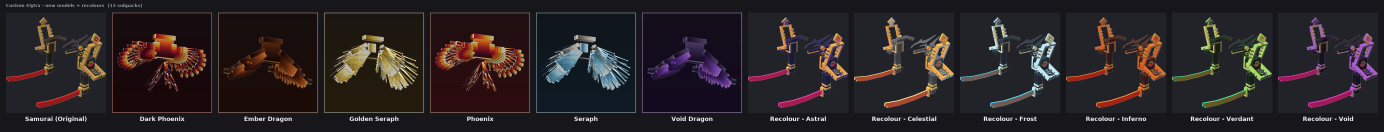
#> input picture docs/skins-preview.png, 4152 x 396 px (shown at 1/3 size)
$ python -i build_preview.py   (imports and definitions only)
#> lines starting #> are read from the running program, lines starting #| are printed output that depends on the picture
#!/usr/bin/env python3
"""
Build a preview sheet (docs/skins-preview.png) that shows every subpack skin
side by side with its name, so the skins can be compared without opening the
game.

Usage:
    python3 tools/build_preview.py
"""

import json
import os
import sys

from PIL import Image, ImageDraw, ImageFont

sys.path.insert(0, os.path.dirname(os.path.abspath(__file__)))

ROOT = os.path.dirname(os.path.dirname(os.path.abspath(__file__)))
PACK = os.path.join(ROOT, "Custom Elytra")
OUT = os.path.join(ROOT, "docs", "skins-preview.png")

CARD_W = 300          # width of one card in the sheet
PAD = 18              # padding between cards
LABEL_H = 34          # space under each card for the name
BG = (22, 22, 27, 255)
CARD_BG = (34, 34, 41, 255)


# [9 lines left out: function load_font, not called in this run]


def card(path):
#> called with path = '../docs/skins-preview.png'
    img = Image.open(path).convert("RGBA")
#> img is the input picture: PIL image 4152x396 RGBA; mean R, G, B, A 42.4, 35.2, 37.9, 253.6
    bbox = img.getbbox()
#> bbox = (0, 0, 4152, 396)
    if bbox:
        img = img.crop(bbox)
    scale = min(CARD_W / img.width, CARD_W / img.height)
#> scale = 0.0723
    return img.resize(
        (max(1, int(img.width * scale)), max(1, int(img.height * scale))),
        Image.LANCZOS,
    )
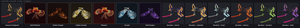
#> returned value: PIL image 300x28 RGBA; mean R, G, B, A 42.1, 35, 37.7, 253.5; transparent parts drawn white


# [61 lines left out: function main, not called in this run]


# [2 lines not run here, left out]

>>> result = card('../docs/skins-preview.png')
